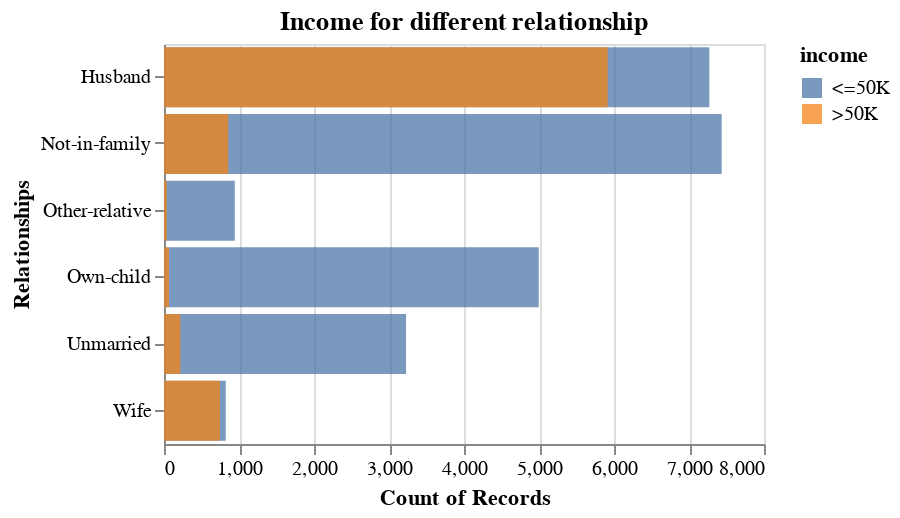

Source (notebook cell):
### Code cell
alt.Chart(data_adult, title = "Income for different relationship").mark_bar(opacity = 0.75).encode(
    alt.Y('relationship').title("Relationships"),
    alt.X('count()').stack(False),
    alt.Color('income')
).properties(
    height=200,
    width=300
)

### Figure 1 — Vega specification as saved in the notebook (floating-point values rounded to 4 significant figures)
{"$schema": "https://vega.github.io/schema/vega/v5.json", "data": [{"name": "source_0", "values": [{"__count": 7436, "income": " <=50K", "relationship": " Not-in-family"}, {"__count": 7271, "income": " <=50K", "relationship": " Husband"}, {"__count": 823, "income": " <=50K", "relationship": " Wife"}, {"__count": 5916, "income": " >50K", "relationship": " Husband"}, {"__count": 856, "income": " >50K", "relationship": " Not-in-family"}, {"__count": 4997, "income": " <=50K", "relationship": " Own-child"}, {"__count": 3227, "income": " <=50K", "relationship": " Unmarried"}, {"__count": 218, "income": " >50K", "relationship": " Unmarried"}, {"__count": 745, "income": " >50K", "relationship": " Wife"}, {"__count": 944, "income": " <=50K", "relationship": " Other-relative"}, {"__count": 37, "income": " >50K", "relationship": " Other-relative"}, {"__count": 67, "income": " >50K", "relationship": " Own-child"}]}, {"name": "source_0_x_domain___count", "values": [{"min": 37, "max": 7436}]}, {"name": "source_0_y_domain_relationship", "values": [{"relationship": " Not-in-family"}, {"relationship": " Husband"}, {"relationship": " Wife"}, {"relationship": " Own-child"}, {"relationship": " Unmarried"}, {"relationship": " Other-relative"}]}, {"name": "source_0_color_domain_income", "values": [{"income": " <=50K"}, {"income": " >50K"}]}], "marks": [{"type": "rect", "name": "marks", "from": {"data": "source_0"}, "encode": {"update": {"opacity": {"value": 0.75}, "x": {"field": "__count", "scale": "x"}, "fill": {"field": "income", "scale": "color"}, "x2": {"value": 0, "scale": "x"}, "height": {"signal": "max(0.25, bandwidth('y'))"}, "y": {"field": "relationship", "scale": "y"}}}, "style": ["bar"]}], "scales": [{"name": "x", "type": "linear", "domain": [{"signal": "(data(\"source_0_x_domain___count\")[0] || {}).min"}, {"signal": "(data(\"source_0_x_domain___count\")[0] || {}).max"}], "range": [0, {"signal": "width"}], "zero": true, "nice": true}, {"name": "y", "type": "band", "domain": {"data": "source_0_y_domain_relationship", "field": "relationship", "sort": true}, "range": [0, {"signal": "height"}], "paddingInner": 0.1, "paddingOuter": 0.05}, {"name": "color", "type": "ordinal", "domain": {"data": "source_0_color_domain_income", "field": "income", "sort": true}, "range": "category"}], "axes": [{"scale": "x", "maxExtent": 0, "ticks": false, "grid": true, "orient": "bottom", "aria": false, "gridScale": "y", "domain": false, "labels": false, "minExtent": 0, "tickCount": {"signal": "ceil(width/40)"}, "zindex": 0}, {"scale": "x", "title": "Count of Records", "grid": false, "labelFlush": true, "orient": "bottom", "labelOverlap": true, "tickCount": {"signal": "ceil(width/40)"}, "zindex": 0}, {"scale": "y", "grid": false, "orient": "left", "title": "Relationships", "zindex": 0}], "title": {"text": "Income for different relationship", "frame": "group"}, "legends": [{"fill": "color", "symbolType": "square", "title": "income", "encode": {"symbols": {"update": {"opacity": {"value": 0.75}}}}}], "width": 300, "padding": 5, "height": 200, "background": "white", "style": "cell"}
